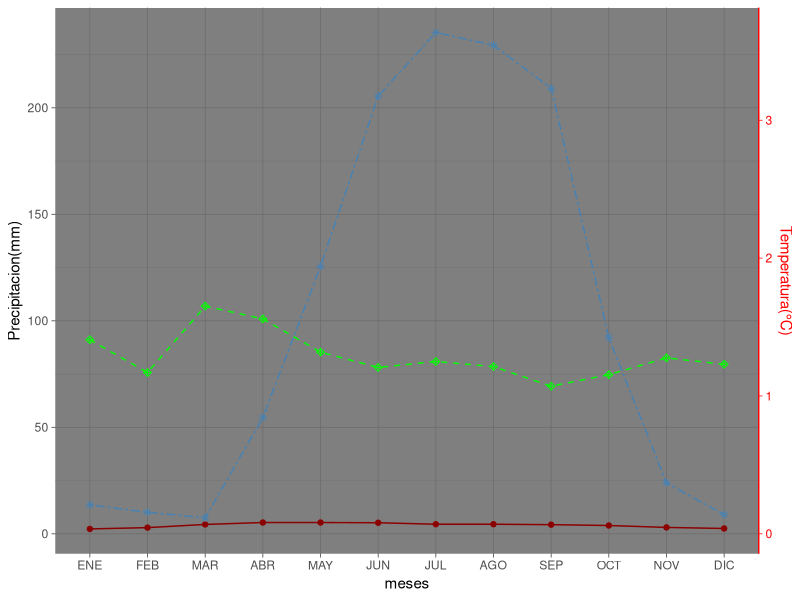

The R source for this figure:
## ---- chunk 1
library(data.table)    
NormalesClimaticas<-data.table(meses=c("ENE","FEB","MAR","ABR","MAY","JUN","JUL","AGO","SEP","OCT","NOV","DIC"), temperatura=c(2.3,2.9,4.4,5.3,5.3,5.2,4.5,4.5,4.3,3.9,3.0,2.5), precipitacion=c(13.6,10.1,7.5,54.6,125.6,205.5,235.4,229.4,209.2,92.1,23.9,9.0),evaporacion=c(91.1,75.7,106.9,100.9,85.3,78.1,80.9,78.5,69.3,74.7,82.6,79.6))

NormalesClimaticas$meses<-factor(NormalesClimaticas$meses,levels=NormalesClimaticas$meses)

NormalesClimaticas

library(ggplot2)

ylim.prim <- c(0, 356)   # in this example, precipitation
ylim.sec <- c(0, 5.5)    # in this example, temperature


b <- diff(ylim.prim)/diff(ylim.sec)
a <- b*(ylim.prim[1] - ylim.sec[1])

## ---- chunk 2


ggplot(NormalesClimaticas, aes(x=meses))+
  geom_point(aes(y = temperatura,group=1), color = "darkred")+
  geom_line(aes(y = temperatura,group=1), color = "darkred")+ geom_point(aes(y=precipitacion,group=1),color="steelblue",shape=8)+
  geom_line(aes(y=precipitacion,group=1),color="steelblue",linetype="twodash")+
geom_point(aes(y=evaporacion,group=1),color="green",shape=9)+
geom_line(aes(y=evaporacion,group=1),color="green",linetype="dashed")+
scale_y_continuous("Precipitacion(mm)", sec.axis = sec_axis(~ (. - a)/b, name = "Temperatura(°C)"))+
theme_dark()+
  theme(axis.line.y.right = element_line(color = "red"), 
        axis.ticks.y.right = element_line(color = "red"),
        axis.text.y.right = element_text(color = "red"), 
        axis.title.y.right = element_text(color = "red")
        ) 



